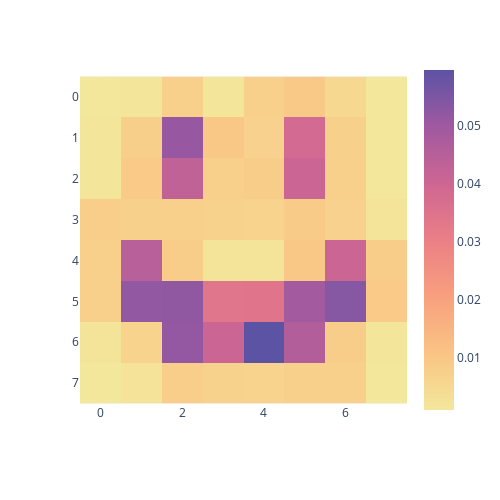

Notebook cell for this chart:
### Code cell
imgen.train(imgen.make_dataset(), 100, show_progress=True)

### Figure 1 — Plotly figure (JSON) as saved in the notebook; plotly's stock layout.template omitted (floating-point values rounded to 4 significant figures)
{"data": [{"coloraxis": "coloraxis", "hovertemplate": "x: %{x}<br>y: %{y}<br>color: %{z}<extra></extra>", "name": "0", "type": "heatmap", "xaxis": "x", "yaxis": "y", "z": [[0.0009094, 0.001467, 0.007388, 0.001519, 0.007748, 0.009321, 0.005191, 0.0009913], [0.001321, 0.007817, 0.0511, 0.00954, 0.006929, 0.03845, 0.007176, 0.0009874], [0.001167, 0.009062, 0.04286, 0.007347, 0.008544, 0.04094, 0.007365, 0.001032], [0.008025, 0.007102, 0.007413, 0.006732, 0.006635, 0.008857, 0.006938, 0.001623], [0.007439, 0.04483, 0.008138, 0.00166, 0.001651, 0.009535, 0.04088, 0.008481], [0.007411, 0.05191, 0.05214, 0.034, 0.03444, 0.04898, 0.05365, 0.009038], [0.001779, 0.00659, 0.05179, 0.04084, 0.05969, 0.0461, 0.008075, 0.001218], [0.001026, 0.001938, 0.008015, 0.006715, 0.006483, 0.007435, 0.007682, 0.0009363]]}], "layout": {"coloraxis": {"colorscale": [[0, "rgb(243, 231, 155)"], [0.1667, "rgb(250, 196, 132)"], [0.3333, "rgb(248, 160, 126)"], [0.5, "rgb(235, 127, 134)"], [0.6667, "rgb(206, 102, 147)"], [0.8333, "rgb(160, 89, 160)"], [1, "rgb(92, 83, 165)"]]}, "height": 500, "margin": {"t": 60}, "width": 500, "xaxis": {"anchor": "y", "constrain": "domain", "domain": [0, 1], "scaleanchor": "y"}, "yaxis": {"anchor": "x", "autorange": "reversed", "constrain": "domain", "domain": [0, 1]}}}
